Frame 1 (no input): blank canvas, image omitted
Frame 60 (the mouse pressed at the canvas centre just before this capture): blank canvas, image omitted
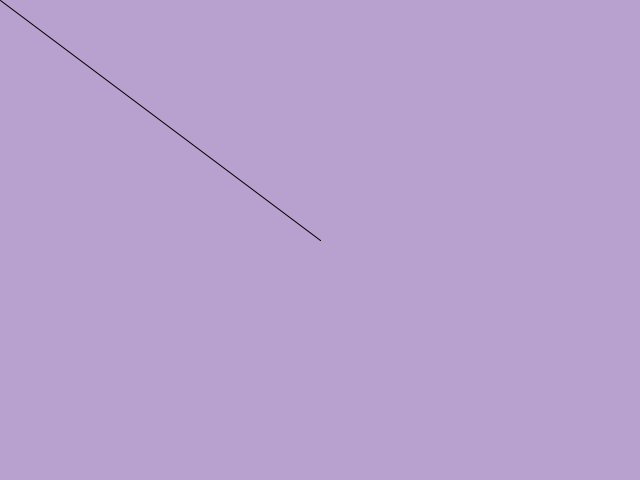
Frame 120 (the mouse held since frame 60 and released just before this capture)

The Processing sketch whose frames 1 and 60 were blank and that drew this single picture after the mouse press (run headless with seeded random() and noise(); from frame 60 on, the mouse is pressed at the canvas centre):

// Processing sketch: week17_setup_draw_keypressed_void
// ── week17_setup_draw_keypressed_void.pde
void setup(){
  size(640,480);
  background(184,161,207);
}
void draw(){
  if(mousePressed){
    line(mouseX,mouseY,pmouseX,pmouseY);
  }
}
void keyPressed(){
  if(key=='z') stroke(255,0,0);
  if(key=='x') stroke(0,0,255);
  if(key=='c') stroke(0,0,0);
}
